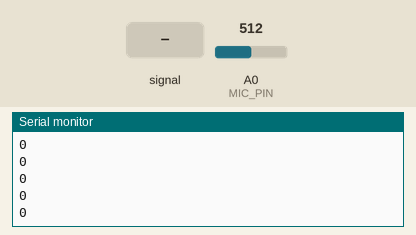
This sketch was run on a simulated Arduino Uno, built with avr-gcc and run on an emulated ATmega328P. Shown: the last lines printed to the serial monitor. Inputs (shaded band) come from the test bench; at power-on: A0 (MIC_PIN) = 512.

Above: at 1.2 s.
1.3 s: A0 (MIC_PIN) fed a 200 Hz sine of ±81 counts around its level
At 1.8 s:
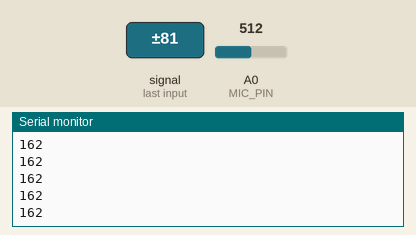
2.8 s: A0 (MIC_PIN) set to 716
At 3.8 s:
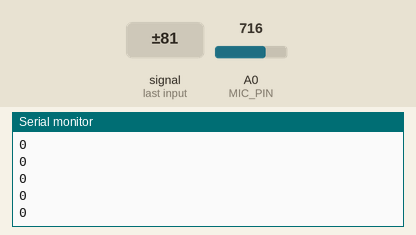
4.3 s: A0 (MIC_PIN) fed a 1000 Hz sine of ±255 counts around its level
At 5.4 s:
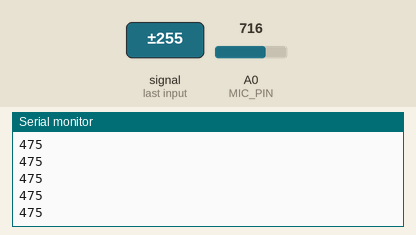
5.8 s: A0 (MIC_PIN) set to 900
At 6.6 s:
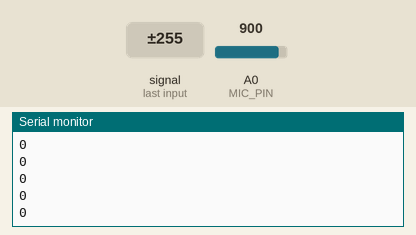
Timing chart, 0 to 8.3 s (numbered marks = the images above; inputs shaded):
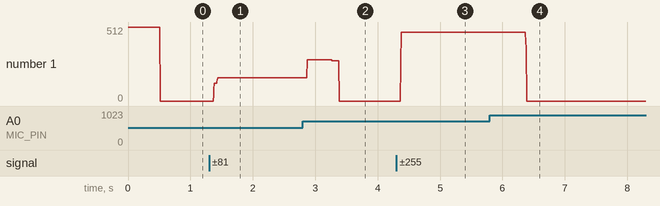

Measured:
- after the input at 1.3 s, the serial monitor: prints a new line after 0.07 s (image 1)
- after the input at 2.8 s, the serial monitor: prints a new line after 0.07 s (image 2)
- after the input at 4.3 s, the serial monitor: prints a new line after 0.07 s (image 3)
- after the input at 5.8 s, the serial monitor: prints a new line after 0.57 s (image 4)
- plotted number 1: 0 → 162 after the input at 1.3 s, 0 → 475 after the input at 4.3 s

The sketch:

loudness_from_microphone_with_ring_buffer.ino
```cpp
#define SAMPLE_COUNT 100
#define MIC_PIN 0

// we store all of our samples
int16_t samples[SAMPLE_COUNT];

// this will just store the number of times we went through loop()
uint32_t loopCount = 0;

void setup() {
  Serial.begin(9600);
}

void loop() {
  loopCount += 1; // store that we have another iteration done

  // we go around the array, refreshing one sample per loop()
  samples[loopCount % SAMPLE_COUNT] = analogRead(MIC_PIN);

  // same simple thing as in the simpler sketch
  uint16_t minimum = 1023;
  uint16_t maximum = 0;

  for (uint16_t i = 0; i < SAMPLE_COUNT; i++) {
    minimum = min(minimum, samples[i]);
    maximum = max(maximum, samples[i]);
  }

  uint16_t loudness = maximum - minimum;
  Serial.println(loudness);
}
```
